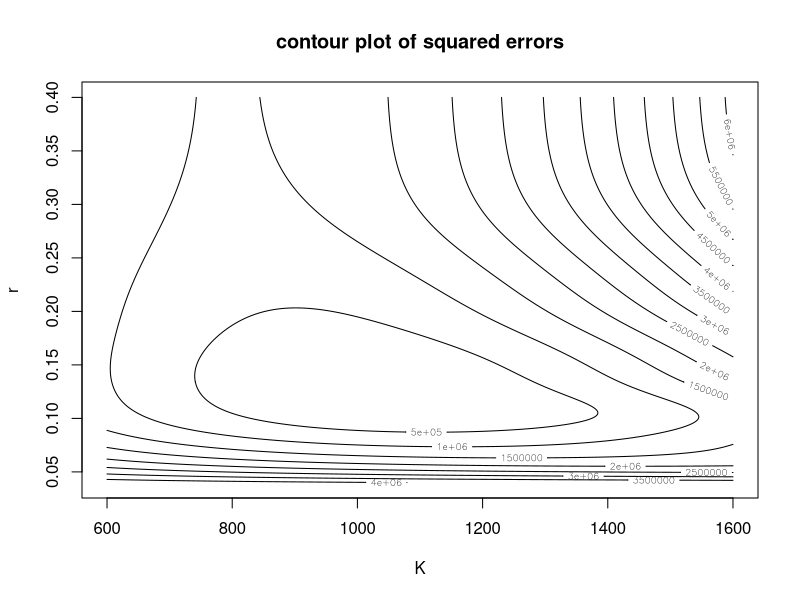

Write the R code that produced this figure.
## ---- chunk 1
knitr::opts_chunk$set(echo = TRUE)
## ---- chunk 2
beetles <- data.frame(
    days    = c(0,  8,  28,  41,  63,  69,   97, 117,  135,  154),
    beetles = c(2, 47, 192, 256, 768, 896, 1120, 896, 1184, 1024))
## ---- chunk 3
t=beetles$days
n=beetles$beetles
r=function(t,k,n){
  r=1/t*log(n*(k-2)/(2*(k-n)))
}
k=1300:1600
a=matrix(0,length(k),10)
for(m in 1:length(k)){
  for(i in 2:10){
  a[m,i]=r(t[i],k[m],n[i])
  }
}
max=max(a[a>0])
min=min(a[a>0])
max
min
## ---- chunk 4
k=600:1600
r=seq(0.04,0.4,length=1000)
## ---- chunk 5
se=function(k,r){
  se=0
  for(i in 1:length(beetles$days)){
    se=se+(n[i]-(2*k)/(2+(k-2)*exp(-r*t[i])))^2
  }
  se
}
b=matrix(0,length(k),length(r))
for(m in 1:length(k)){
  for(i in 1:length(r)){
    b[m,i]=se(k[m],r[i])
  }
}
contour(k,r,b,xlab="K",ylab="r",main="contour plot of squared errors")
## ---- chunk 6
m=function(x){
  k=x[1]
  r=x[2]
  sigma_2=x[3]
  sum=0
  for(i in 1:10){
  sum=sum+(-(log(2*pi*sigma_2))/2-(log(n[i])-log((2*k)/(2+(k-2)*exp(-r*t[i]))))^2/(2*sigma_2))
  }
  -sum
}
options(warn=-1)
opt=optim(c(800,0.2,4),m,method="BFGS",hessian=TRUE)
opt
k0=opt$par[1]
r0=opt$par[2]
sigma0_2=opt$par[3]
var=diag(solve(opt$hessian))
